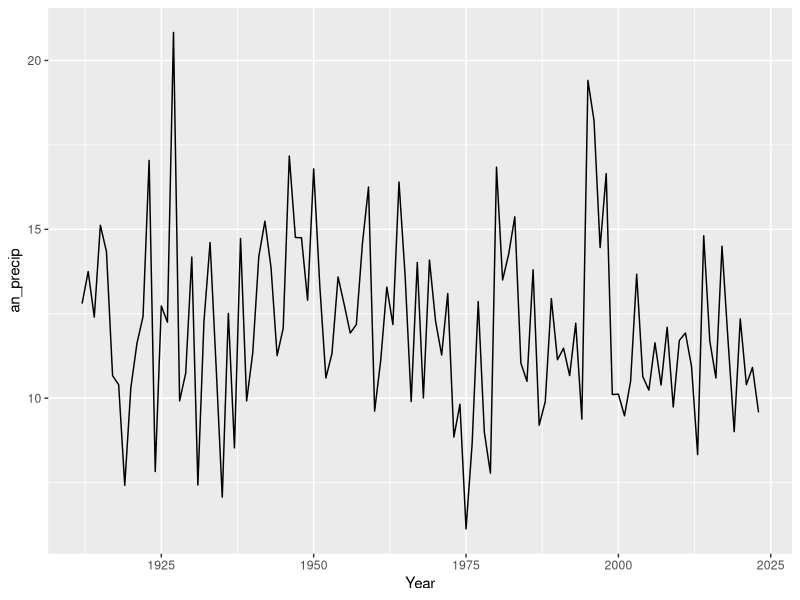
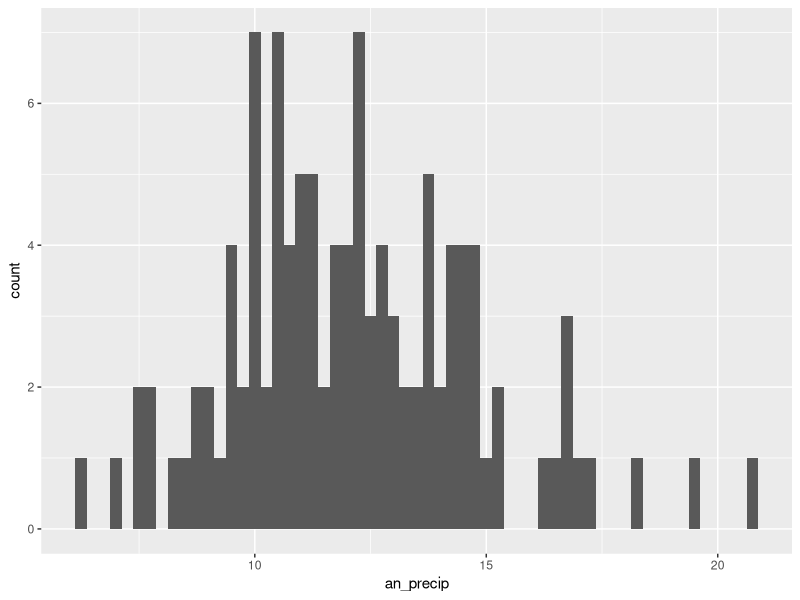
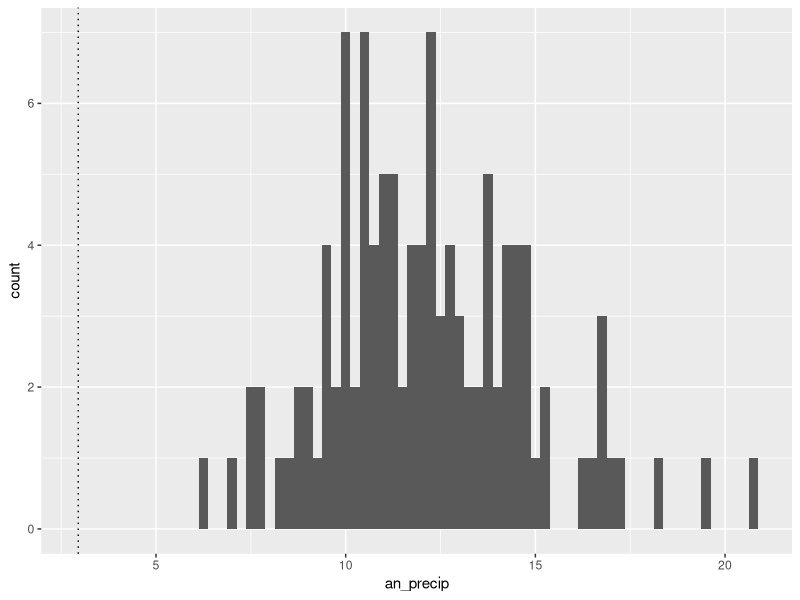

Here is the R script that generated these plots, in order:
# Project: CrustNet Rainfall Reduction (Tier 3)
# Code Author: Sierra Jech
# Date: May 2025
# Version: 1

# Purpose: Calculate the amount of precipitation that is equivalent to a 1 in 100 year drought for your CrustNet site. Data may be obtained through the SC-ACIS website (https://scacis.rcc-acis.org/). Download data for the period of record for the Daily Data Listing, using the closest weather station to your site or the station with the longest period of record if there are two close stations. 

# Copy the data to Excel, expand the csv to columns, modify the date to a usable format, and modify the year to be in its own column. There is a note at the end of each data file on the website indicating the level of certainty in the data up to a certain year. Consider removing data points before that year if necessary.


#Load Libraries
library(dplyr)
library(ggplot2)

# Inport Data
node <- read.csv("SC_ACIS_USC00247894_por_precip.csv") # change this to your csv file name

#Change data types
str(node)
node$Precipitation <- as.numeric(node$Precipitation)

# Summarize to year level
node_sum <- node %>%
  group_by(Year) %>%
  summarise(an_precip = sum(Precipitation, na.rm = T))

# Plot it
node_sum %>% 
  filter(!Year %in% c("1911","2024","2025")) %>% 
  ggplot() + 
  geom_line(mapping = aes(x = Year, y = an_precip))

#histogram
node_sum %>% 
  filter(!Year %in% c("1911","2024","2025")) %>% 
  ggplot() +
  geom_histogram(mapping = aes(an_precip), binwidth = 0.25)

# calculate quantiles
quantile(node_sum$an_precip)

# calculate the 1% quantile
quantile(node_sum$an_precip, probs = 0.01, na.rm = TRUE) #1% quantile is represented as 0.01
quantile(node_sum$an_precip) #gives several common quantile cutoffs
quantile(node_sum$an_precip, probs = .25, na.rm = TRUE) #25% is represented as 0.25
quantile(node_sum$an_precip, probs = .1, na.rm = TRUE) #10% is represented as 0.1
# 1 in 100 should be 1% I think


# The 1% quantile is 2.9 inches
quantile(node_sum$an_precip)
 
#histogram with 1% quantile
node_sum %>% 
  filter(!Year %in% c("1911","2024","2025")) %>% #you may need to adjust these to your data. I removed these years that had partial data, and thus an incorrect annual precipitation value which could not be included in the dataset at the year-level
  ggplot() +
  geom_histogram(mapping = aes(an_precip), binwidth = 0.25)+
  geom_vline(xintercept = 2.95, linetype = "dotted")

# The mean annual precipitation is:
mean(node_sum$an_precip)

# So if the mean annual precipitation is 11.89 and the 1% drought event is 2.9 then we want to let through:
2.9/11.89
# 24.4 % which means you need to block:
100-24.4
# 75.6% of the precipitation

# determine the number of slats needed to cover 75.6% of 74 cm (length of the roof)
0.756 * 74
# 56 cm, but each slat is 1.8 cm, so we need
56/1.8
# 31 slats in that 74 cm space. 
